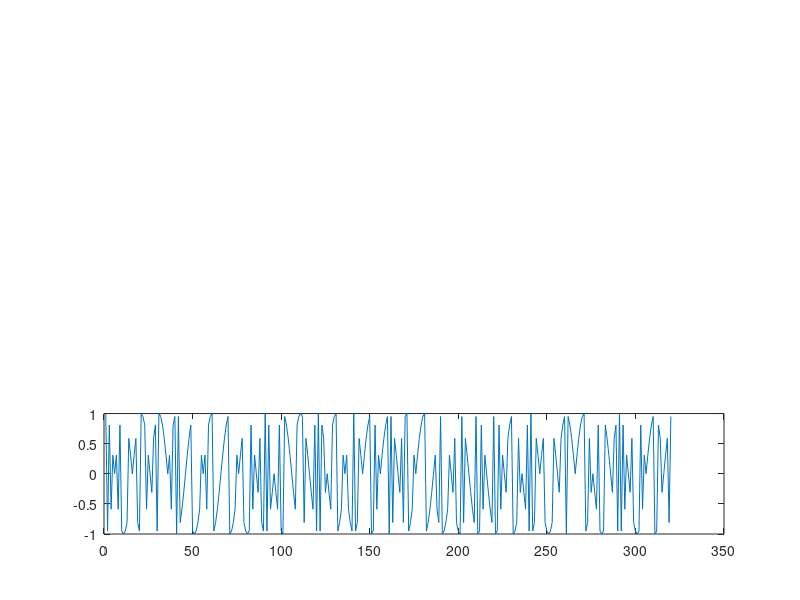
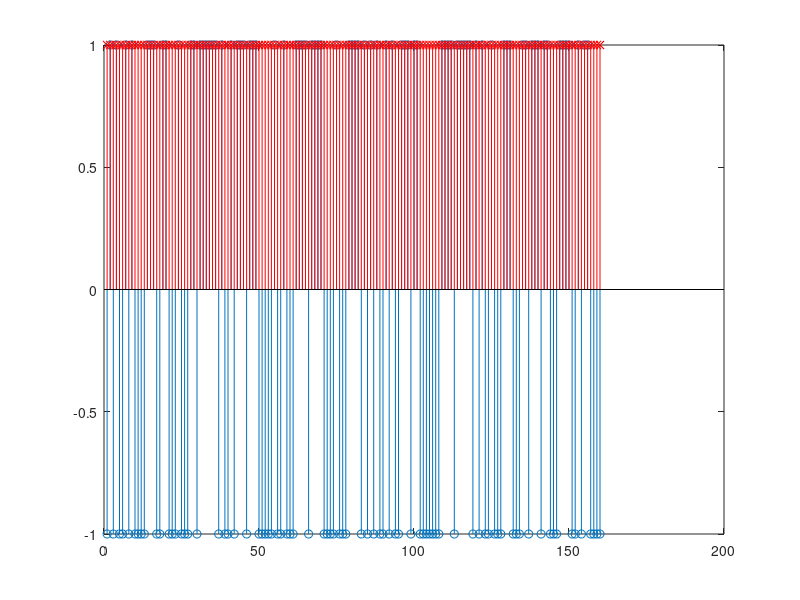

Write the MATLAB code that produced these figures, in order.
% Vinay Mohan Jonnakuti
% Wireless Communication:
% BPSK modulation and demodulation with increased bit rate
%BPSK simulation using a carrier cosine wave with increased bit rate
clc;
close all;
clear all;
figure(1)
n=320;
for i=1:n
    data(i)= 2*round(rand)-1;
end
%create modulated BPSK signal
%first expand the bit stream
exdata=[];
for i=1:length(data)
  for rep=1:2
  exdata= [exdata data(i)];
  end
end

exdata=data;
ts=.1;
t=1:ts:32.9;
carrier=cos(pi*t);

%multiply expanded bitstream by cosine wave with carrier frequency
%this is the BPSK that is to be transmitted over the channel
bpsk=carrier.*exdata;
%bpsk=[bpsk(length(bpsk)-1) bpsk(length(bpsk)) bpsk];
subplot(313)
plot(bpsk)


% generating the noise
% p=rand(1,800)*2*pi;
p=rand*2*pi;
snr=10;
r=sqrt(-1*(1/snr*log(1 - rand)));
% no = 5*(r.* exp(j*p));
no = (r.* exp(j*p));    
% value of alpha 
al=rand+j*rand;
%al=1;
% Spreading channel with the alpha as the variable

for k=5:5:315
    for l = 1:5
    %al=round(rand)+j*round(rand)
     rec(k+l)=bpsk(k+l)+al*bpsk(k-2+l);
    end
end

rxdata=rec+ no ;

%begin demodulation
%first multiply recieved bitstream by cosine wave with carrier frequency
figure(2)

uncarry=rxdata.*carrier;

%plot(uncarry)
%demodulate by integrating 
dec1=[];
for inc=1:2:length(uncarry)   
  dec=trapz(inc:inc+1,uncarry(inc:inc+1));
  dec1=[dec1 dec];
end

%make decision with a threshold of zero
demod=[];
for i=1:length(dec1)
    if dec1(i)>0
        demod=[demod 1];
    else
        demod=[demod -1];
    end
end

%stem(demod)

%calculate errors
error=0;
for i=1:length(demod)
    if data(i)~=demod(i)
        error=error+1;
    end
end
error;

data1=data(1:160)
demod4=demod(1:160)
ber=error/n
figure(3)
stem(data1)
hold
stem(demod4,'rx')